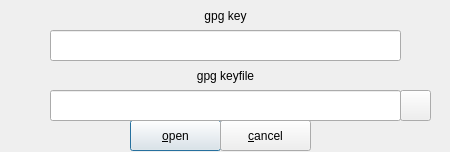
<?xml version="1.0" encoding="UTF-8"?>
<ui version="4.0">
 <class>MainWindow</class>
 <widget class="QWidget" name="MainWindow">
  <property name="windowModality">
   <enum>Qt::ApplicationModal</enum>
  </property>
  <property name="geometry">
   <rect>
    <x>0</x>
    <y>0</y>
    <width>450</width>
    <height>152</height>
   </rect>
  </property>
  <property name="windowTitle">
   <string>gpg key module</string>
  </property>
  <widget class="QWidget" name="centralWidget" native="true">
   <property name="geometry">
    <rect>
     <x>0</x>
     <y>10</y>
     <width>451</width>
     <height>141</height>
    </rect>
   </property>
   <widget class="QPushButton" name="pbOpen">
    <property name="geometry">
     <rect>
      <x>130</x>
      <y>110</y>
      <width>91</width>
      <height>31</height>
     </rect>
    </property>
    <property name="text">
     <string>&amp;open</string>
    </property>
    <property name="autoDefault">
     <bool>true</bool>
    </property>
    <property name="default">
     <bool>true</bool>
    </property>
   </widget>
   <widget class="QPushButton" name="pbCancel">
    <property name="geometry">
     <rect>
      <x>220</x>
      <y>110</y>
      <width>91</width>
      <height>31</height>
     </rect>
    </property>
    <property name="text">
     <string>&amp;cancel</string>
    </property>
    <property name="autoDefault">
     <bool>true</bool>
    </property>
   </widget>
   <widget class="QPushButton" name="pbKeyFile">
    <property name="geometry">
     <rect>
      <x>400</x>
      <y>80</y>
      <width>31</width>
      <height>31</height>
     </rect>
    </property>
    <property name="text">
     <string/>
    </property>
   </widget>
   <widget class="QLabel" name="label">
    <property name="geometry">
     <rect>
      <x>50</x>
      <y>50</y>
      <width>351</width>
      <height>31</height>
     </rect>
    </property>
    <property name="text">
     <string>gpg keyfile</string>
    </property>
    <property name="textFormat">
     <enum>Qt::AutoText</enum>
    </property>
    <property name="scaledContents">
     <bool>false</bool>
    </property>
    <property name="alignment">
     <set>Qt::AlignCenter</set>
    </property>
    <property name="wordWrap">
     <bool>false</bool>
    </property>
   </widget>
   <widget class="QLabel" name="label_2">
    <property name="geometry">
     <rect>
      <x>50</x>
      <y>-10</y>
      <width>351</width>
      <height>31</height>
     </rect>
    </property>
    <property name="text">
     <string>gpg key</string>
    </property>
    <property name="alignment">
     <set>Qt::AlignCenter</set>
    </property>
   </widget>
   <widget class="QLineEdit" name="lineEditKey">
    <property name="geometry">
     <rect>
      <x>50</x>
      <y>20</y>
      <width>351</width>
      <height>31</height>
     </rect>
    </property>
   </widget>
   <widget class="QLineEdit" name="lineEditKeyFile">
    <property name="geometry">
     <rect>
      <x>50</x>
      <y>80</y>
      <width>351</width>
      <height>31</height>
     </rect>
    </property>
   </widget>
  </widget>
  <widget class="QToolBar" name="mainToolBar">
   <property name="geometry">
    <rect>
     <x>0</x>
     <y>0</y>
     <width>0</width>
     <height>6</height>
    </rect>
   </property>
  </widget>
 </widget>
 <layoutdefault spacing="6" margin="11"/>
 <tabstops>
  <tabstop>lineEditKey</tabstop>
  <tabstop>lineEditKeyFile</tabstop>
  <tabstop>pbKeyFile</tabstop>
  <tabstop>pbOpen</tabstop>
  <tabstop>pbCancel</tabstop>
 </tabstops>
 <resources/>
 <connections/>
</ui>
